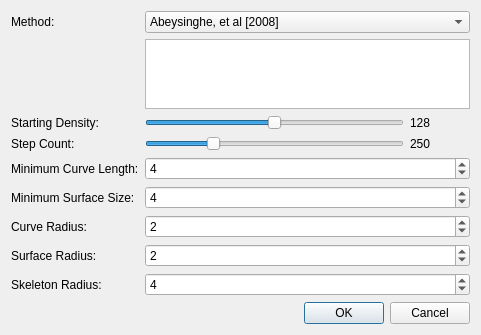
<ui version="4.0" >
 <class>DialogVolumeGrayscaleSkeletonization</class>
 <widget class="QDialog" name="DialogVolumeGrayscaleSkeletonization" >
  <property name="geometry" >
   <rect>
    <x>0</x>
    <y>0</y>
    <width>481</width>
    <height>311</height>
   </rect>
  </property>
  <property name="windowTitle" >
   <string>Volume - Grayscale Skeletonization</string>
  </property>
  <layout class="QGridLayout" >
   <item row="0" column="0" >
    <widget class="QLabel" name="labelMethod" >
     <property name="text" >
      <string>Method:</string>
     </property>
    </widget>
   </item>
   <item row="0" column="1" colspan="2" >
    <widget class="QComboBox" name="comboBoxMethod" >
     <property name="whatsThis" >
      <string>The skeletonization method to use</string>
     </property>
     <item>
      <property name="text" >
       <string>Abeysinghe, et al [2008]</string>
      </property>
     </item>
    </widget>
   </item>
   <item row="1" column="1" colspan="2" >
    <widget class="QTextBrowser" name="textCitation" >
     <property name="enabled" >
      <bool>true</bool>
     </property>
     <property name="whatsThis" >
      <string>Paper discussing the skeletonization method</string>
     </property>
    </widget>
   </item>
   <item row="2" column="0" >
    <widget class="QLabel" name="labelStartDensity" >
     <property name="text" >
      <string>Starting Density:</string>
     </property>
    </widget>
   </item>
   <item row="2" column="1" >
    <widget class="QSlider" name="horizontalSliderStartingDensity" >
     <property name="whatsThis" >
      <string>Picks the density to use when performing skeletonization</string>
     </property>
     <property name="maximum" >
      <number>25500</number>
     </property>
     <property name="singleStep" >
      <number>1</number>
     </property>
     <property name="pageStep" >
      <number>10</number>
     </property>
     <property name="value" >
      <number>12800</number>
     </property>
     <property name="orientation" >
      <enum>Qt::Horizontal</enum>
     </property>
     <property name="tickPosition" >
      <enum>QSlider::NoTicks</enum>
     </property>
    </widget>
   </item>
   <item row="2" column="2" >
    <widget class="QLabel" name="labelStartingDensityDisplay" >
     <property name="minimumSize" >
      <size>
       <width>60</width>
       <height>0</height>
      </size>
     </property>
     <property name="maximumSize" >
      <size>
       <width>60</width>
       <height>16777215</height>
      </size>
     </property>
     <property name="layoutDirection" >
      <enum>Qt::RightToLeft</enum>
     </property>
     <property name="text" >
      <string>128</string>
     </property>
    </widget>
   </item>
   <item row="3" column="0" >
    <widget class="QLabel" name="labelStepSize" >
     <property name="text" >
      <string>Step Count:</string>
     </property>
    </widget>
   </item>
   <item row="3" column="1" >
    <widget class="QSlider" name="horizontalSliderStepCount" >
     <property name="whatsThis" >
      <string>Picks the density to use when performing skeletonization</string>
     </property>
     <property name="maximum" >
      <number>1000</number>
     </property>
     <property name="singleStep" >
      <number>1</number>
     </property>
     <property name="pageStep" >
      <number>10</number>
     </property>
     <property name="value" >
      <number>250</number>
     </property>
     <property name="orientation" >
      <enum>Qt::Horizontal</enum>
     </property>
     <property name="tickPosition" >
      <enum>QSlider::NoTicks</enum>
     </property>
    </widget>
   </item>
   <item row="3" column="2" >
    <widget class="QLabel" name="labelStepSizeDisplay" >
     <property name="minimumSize" >
      <size>
       <width>60</width>
       <height>0</height>
      </size>
     </property>
     <property name="maximumSize" >
      <size>
       <width>60</width>
       <height>16777215</height>
      </size>
     </property>
     <property name="layoutDirection" >
      <enum>Qt::RightToLeft</enum>
     </property>
     <property name="text" >
      <string>250</string>
     </property>
    </widget>
   </item>
   <item row="4" column="0" >
    <widget class="QLabel" name="labelMinimumCurve" >
     <property name="text" >
      <string>Minimum Curve Length:</string>
     </property>
    </widget>
   </item>
   <item row="4" column="1" colspan="2" >
    <widget class="QSpinBox" name="spinBoxMinCurve" >
     <property name="maximum" >
      <number>1000000</number>
     </property>
     <property name="value" >
      <number>4</number>
     </property>
    </widget>
   </item>
   <item row="5" column="0" >
    <widget class="QLabel" name="labelMaximumCurve" >
     <property name="text" >
      <string>Minimum Surface Size:</string>
     </property>
    </widget>
   </item>
   <item row="5" column="1" colspan="2" >
    <widget class="QSpinBox" name="spinBoxMinSurface" >
     <property name="maximum" >
      <number>1000000</number>
     </property>
     <property name="value" >
      <number>4</number>
     </property>
    </widget>
   </item>
   <item row="6" column="0" >
    <widget class="QLabel" name="labelCurveRadius" >
     <property name="whatsThis" >
      <string>The Radius to use when obtaining the structure tensor of a curve... The larger the radius, the more global information is used</string>
     </property>
     <property name="text" >
      <string>Curve Radius:</string>
     </property>
    </widget>
   </item>
   <item row="6" column="1" colspan="2" >
    <widget class="QSpinBox" name="spinBoxCurveRadius" >
     <property name="maximum" >
      <number>10</number>
     </property>
     <property name="value" >
      <number>2</number>
     </property>
    </widget>
   </item>
   <item row="7" column="0" >
    <widget class="QLabel" name="labelCurveRadius_2" >
     <property name="whatsThis" >
      <string>The Radius to use when obtaining the structure tensor of a surface... The larger the radius, the more global information is used</string>
     </property>
     <property name="text" >
      <string>Surface Radius:</string>
     </property>
    </widget>
   </item>
   <item row="7" column="1" colspan="2" >
    <widget class="QSpinBox" name="spinBoxSurfaceRadius" >
     <property name="maximum" >
      <number>10</number>
     </property>
     <property name="value" >
      <number>2</number>
     </property>
    </widget>
   </item>
   <item row="8" column="0" >
    <widget class="QLabel" name="labelCurveRadius_3" >
     <property name="whatsThis" >
      <string>The Radius to use when obtaining the direction of a skeletal element... The larger the radius, the more global information is used</string>
     </property>
     <property name="text" >
      <string>Skeleton Radius:</string>
     </property>
    </widget>
   </item>
   <item row="8" column="1" colspan="2" >
    <widget class="QSpinBox" name="spinBoxSkeletonRadius" >
     <property name="maximum" >
      <number>10</number>
     </property>
     <property name="value" >
      <number>4</number>
     </property>
    </widget>
   </item>
   <item row="9" column="1" colspan="2" >
    <widget class="QDialogButtonBox" name="buttonBox" >
     <property name="orientation" >
      <enum>Qt::Horizontal</enum>
     </property>
     <property name="standardButtons" >
      <set>QDialogButtonBox::Cancel|QDialogButtonBox::NoButton|QDialogButtonBox::Ok</set>
     </property>
    </widget>
   </item>
  </layout>
 </widget>
 <tabstops>
  <tabstop>comboBoxMethod</tabstop>
  <tabstop>textCitation</tabstop>
  <tabstop>horizontalSliderStartingDensity</tabstop>
  <tabstop>horizontalSliderStepCount</tabstop>
  <tabstop>spinBoxMinCurve</tabstop>
  <tabstop>spinBoxMinSurface</tabstop>
  <tabstop>spinBoxCurveRadius</tabstop>
  <tabstop>spinBoxSurfaceRadius</tabstop>
  <tabstop>spinBoxSkeletonRadius</tabstop>
  <tabstop>buttonBox</tabstop>
 </tabstops>
 <resources/>
 <connections>
  <connection>
   <sender>buttonBox</sender>
   <signal>accepted()</signal>
   <receiver>DialogVolumeGrayscaleSkeletonization</receiver>
   <slot>accept()</slot>
   <hints>
    <hint type="sourcelabel" >
     <x>345</x>
     <y>290</y>
    </hint>
    <hint type="destinationlabel" >
     <x>157</x>
     <y>274</y>
    </hint>
   </hints>
  </connection>
  <connection>
   <sender>buttonBox</sender>
   <signal>rejected()</signal>
   <receiver>DialogVolumeGrayscaleSkeletonization</receiver>
   <slot>reject()</slot>
   <hints>
    <hint type="sourcelabel" >
     <x>413</x>
     <y>296</y>
    </hint>
    <hint type="destinationlabel" >
     <x>286</x>
     <y>274</y>
    </hint>
   </hints>
  </connection>
  <connection>
   <sender>horizontalSliderStepCount</sender>
   <signal>valueChanged(int)</signal>
   <receiver>labelStepSizeDisplay</receiver>
   <slot>setNum(int)</slot>
   <hints>
    <hint type="sourcelabel" >
     <x>274</x>
     <y>131</y>
    </hint>
    <hint type="destinationlabel" >
     <x>450</x>
     <y>132</y>
    </hint>
   </hints>
  </connection>
 </connections>
</ui>
